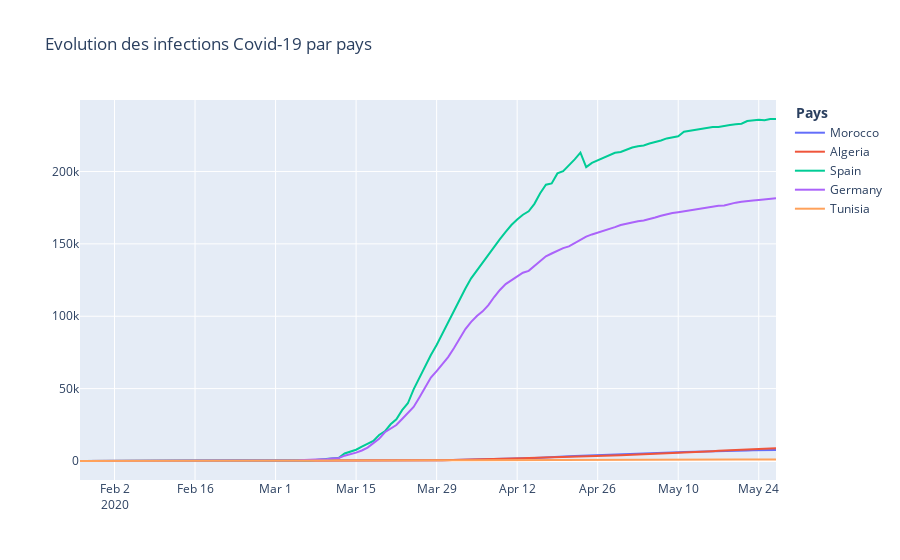

Notebook code cell kept with this figure:
### Code cell
fig = g.Figure()
#pays = ['Morocco', 'Algeria', 'Spain', 'Germany', 'Tunisia']
fig.add_trace(g.Scatter(
    y=serie_confirmed['Morocco'],
    x=serie_confirmed.index,
    name='Morocco'
))

fig.add_trace(g.Scatter(
    y=serie_confirmed['Algeria'],
    x=serie_confirmed.index,
    name='Algeria'
))

fig.add_trace(g.Scatter(
    y=serie_confirmed['Spain'],
    x=serie_confirmed.index,
    name='Spain'
))

fig.add_trace(g.Scatter(
    y=serie_confirmed['Germany'],
    x=serie_confirmed.index,
    name='Germany'
))

fig.add_trace(g.Scatter(
    y=serie_confirmed['Tunisia'],
    x=serie_confirmed.index,
    name='Tunisia'
))

fig.update_layout(title="Evolution des infections Covid-19 par pays", legend_title='<b> Pays </b>', hovermode="x")
fig.show()
